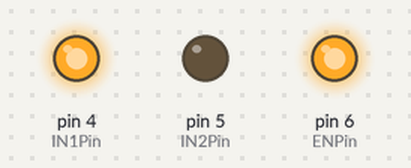
The sketch below on a simulated Arduino Uno, built with avr-gcc and run on an emulated ATmega328P. Parts: output pins drawn as LEDs (lit = HIGH).

Above: at 2.5 s.
At 7.5 s:
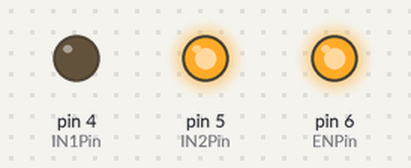
At 12.5 s:
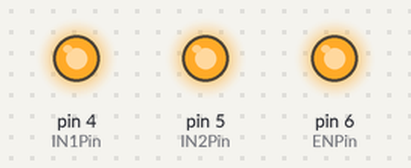
Timing chart, 0 to 19.5 s (numbered marks = the images above):
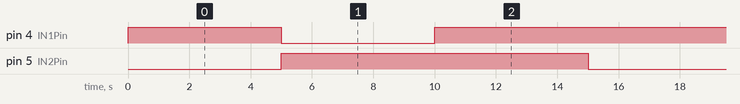

The sketch:

dc_moter_control.ino
```cpp
// 3번과 4번 핀은 모터 제어에 관한 핀
int IN1Pin = 4;
int IN2Pin = 5;

// 5번핀은 모터의 힘을 설정해주는 핀
int ENPin = 6;

void setup() {
  pinMode(IN1Pin, OUTPUT);
  pinMode(IN2Pin, OUTPUT); // 3, 4번 제어핀들은 핀모드를 출력은로 설정
  analogWrite(ENPin, 255); //5번 핀에 255의 최대 힘을 설정한다.
}

void loop() {
  //Go : 핀 3, 핀 4 에 신호를 다르게 하면 전진
  digitalWrite(IN1Pin, HIGH);
  digitalWrite(IN2Pin, LOW);
  delay(5000);//5sec

  //Back : 핀 3, 핀 4 에 신호를 다르게 하면 후진
  digitalWrite(IN1Pin, LOW);
  digitalWrite(IN2Pin, HIGH);
  delay(5000);//5sec

  //Brake (Stop) 핀 3, 4에 똑같이 High를 주거나 Low을 주면 은 멈춘다.
  digitalWrite(IN1Pin, HIGH);
  digitalWrite(IN2Pin, HIGH);
  delay(5000);//1sec
}
```

Measured:
- by itself, pin 4 (IN1Pin): repeats every 15.0 s: LOW 5.0 s, HIGH 10.0 s
- by itself, pin 5 (IN2Pin): alternates HIGH for 10.0 s and LOW for 5.0 s
- by itself, everything shown: repeats every 15.0 s, in 3 steps
